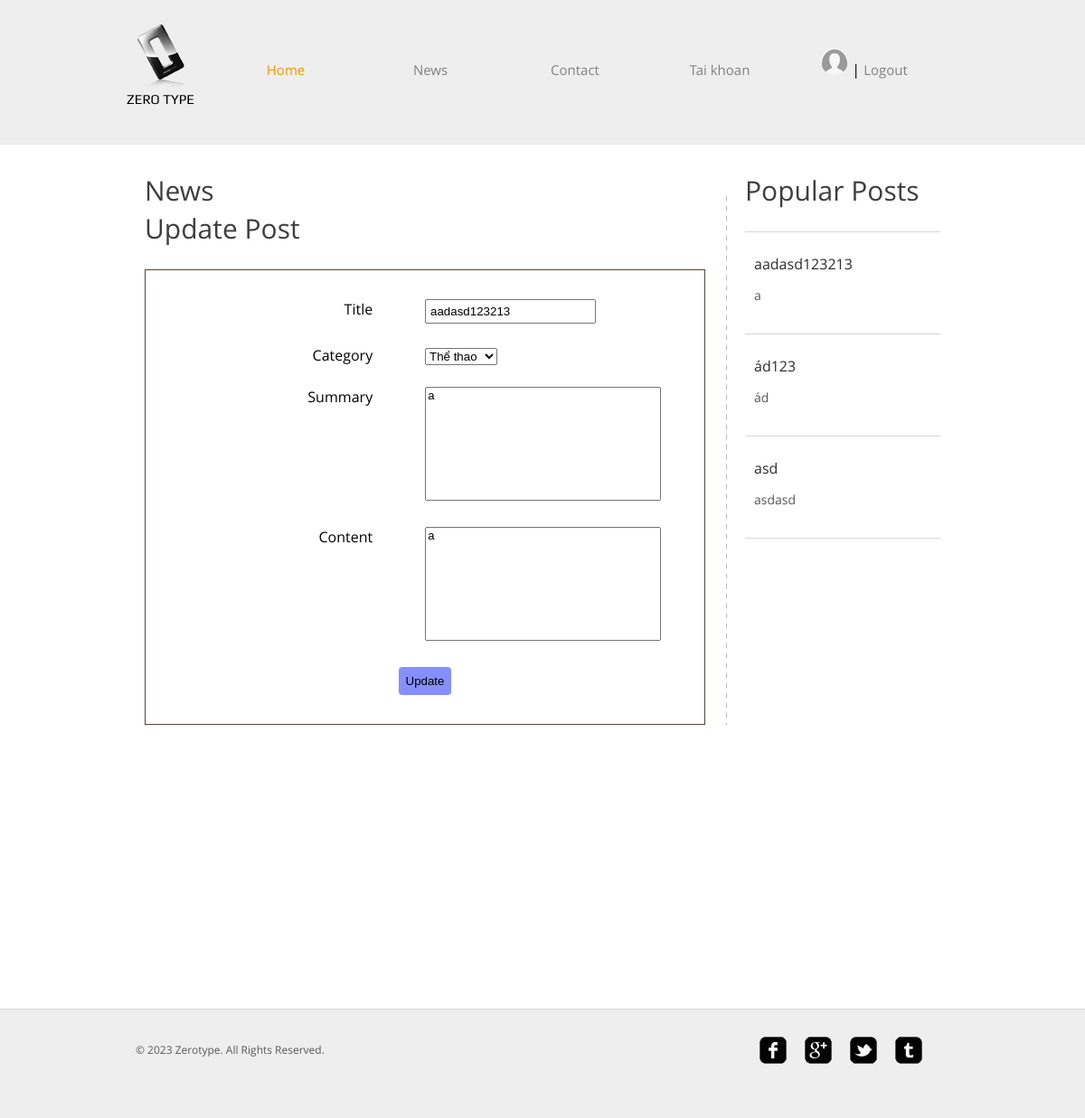
The page /news.php?state=update&id=3 (signed in) on the database its author committed.
### tables this page shows
CREATE TABLE `users` (
  `id` int(11) NOT NULL,
  `username` char(100) NOT NULL,
  `gender` char(3) NOT NULL,
  `email` char(100) NOT NULL,
  `phone` char(100) NOT NULL,
  `password` char(100) NOT NULL,
  `hobby` char(100) NOT NULL,
  `avatar` char(100) NOT NULL,
  `role` int(11) DEFAULT 2
);

CREATE TABLE `news` (
  `id` int(11) NOT NULL,
  `category_id` int(11) NOT NULL,
  `user_id` int(11) NOT NULL,
  `title` text NOT NULL,
  `s_content` text DEFAULT NULL,
  `l_content` text NOT NULL,
  `date` date NOT NULL,
  `state` int(11) NOT NULL DEFAULT 0 COMMENT '0: new | 1: posted',
  `number` int(11) NOT NULL DEFAULT 0 COMMENT 'number of reads'
);

### src/control.php (called while the page is built, shortened)
<?php
include 'connect.php';
class Data
{
  public function select_user($email)
  {
    global $conn;
    if ($email == 'all') {
      $sql = "SELECT * FROM users";
    } else {
      $sql = "SELECT * FROM users WHERE email = '$email'";
    }
    $run = mysqli_query($conn, $sql);
    return $run;
  }
}

### src/new.php (called while the page is built, shortened)
<?php
include_once 'src/connect.php';
include_once 'control.php';
class News
{
  public static function getPopularPosts() {
    global $conn;
    $sql =
    "SELECT news.*, users.username as author
    FROM
    news INNER JOIN users
    ON news.user_id = users.id
    ORDER BY number DESC
    LIMIT 3
    ";
    $run = mysqli_query($conn, $sql);
    return $run;
  }
  public static function getNewById( $id)
  {
    global $conn;
    $sql =
      "SELECT news.*, users.username as author
      FROM
      news INNER JOIN users
      ON news.user_id = users.id
    WHERE news.id = $id";
    $run = mysqli_query($conn, $sql);
    return $run;
  }
  public static function getAllCategories()
  {
    global $conn;
    $sql = 'SELECT * FROM categories';
    $run = mysqli_query($conn, $sql);
    return $run;
  }
}

### news.php (the view, shortened to what this page needs)
<?php
include 'src/control.php';
include 'src/new.php';
$data = new Data();
$is_admin = 0;
if (!empty($_SESSION['user'])) {
  $result = $data->select_user($_SESSION['user']);
  $user = mysqli_fetch_assoc($result);
  if ($user['role'] == 0) {
    $is_admin = 1;
  }
}
$state = !empty($_GET['state']) ? $_GET['state'] : '';
?>
<!DOCTYPE html>
<html>
<head>
  <link rel="stylesheet" href="css/style.css" type="text/css">
  <link rel="stylesheet" href="css/main.css">
</head>
<body>
  <?php include 'src/header.php' ?>
  <div id="contents">
    <div class="main">
      <h1>News</h1>
      <ul class="news">
        <?php if ($state == 'new' || $state == 'update' && $is_admin) {
          if ($state == 'update') {
            $result = News::getNewById($_GET['id']);
            $new = mysqli_fetch_assoc($result);
          }
        ?>
          <?php if ($state == 'update') { ?>
            <h1>Update Post</h1>
          <?php } else { ?>
            <h1>New Post</h1>
          <?php } ?>
          <form action="" method="post" autocomplete="off">
            <div class="row">
              <div class="left">Title</div>
              <div class="right">
                <input required type="text" name="txt_title" value="<?= isset($new) ? $new['title'] : '' ?>">
              </div>
            </div>
            <div class="row">
              <div class="left">Category</div>
              <div class="right">
                <select name="txt_category">
                  <?php
                  $result = News::getAllCategories();
                  foreach ($result as $row) {
                    $is_selected = '';
                    if ($state == 'update' && $row['id'] == $new['category_id']) {
                      $is_selected = 'selected';
                    }
                    echo "
                      <option $is_selected value='{$row['id']}'>{$row['name']}</option>
                    ";
                  } ?>
                </select>
              </div>
            </div>
            <div class="row">
              <div class="left">Summary</div>
              <div class="right">
                <textarea name="txt_summary" cols="30" rows="8"><?= isset($new) ? $new['s_content'] : '' ?></textarea>
              </div>
            </div>
            <div class="row">
              <div class="left">Content</div>
              <div class="right">
                <textarea name="txt_content" required cols="30" rows="8"><?= isset($new) ? $new['l_content'] : '' ?></textarea>
              </div>
            </div>
            <div class="row j-center">
              <input type="submit" name="txt_submit" value="<?php echo $state == 'new' ? 'Create' : 'Update' ?>">
            </div>
          </form>
        <?php
        } else if ($state == 'delete' && $is_admin) {
          if (empty($_GET['id'])) {
            echo '<script>
                    do {
                      var id = window.prompt("Vui long nhap id hop le: ");
                      if (id) {
                        window.location.href = `news.php?state=delete&id=${id}`
                      } else {
                        window.location.href = `news.php`
                      }
                    } while(!id);
                    </script>';
            exit();
          }
          $result = News::delete($_GET['id']);
          if ($result) {
            echo '
                  <script>window.location.href = `news.php`</script>
                  ';
          } else {
            echo '
                  <script>window.alert("Xay ra loi khi xoa")</script>
                  ';
          }
        } ?>
      </ul>
    </div>
    <div class="sidebar">
      <h1>Popular Posts</h1>
      <ul class="posts">
        <?php
        $result = News::getPopularPosts();
        foreach ($result as $new) {
        ?>
          <li>
            <h4 class="title"><a href="post.php?id=<?php echo $new['id'] ?>"><?php echo $new['title'] ?></a></h4>
            <p>
              <?php echo $new['s_content'] ?>
            </p>
          </li>
        <?php } ?>
      </ul>
    </div>
  </div>
  <?php include 'src/footer.php' ?>
</body>
</html>

### src/header.php (shortened to what this page needs)
<?php
include_once 'connect.php';
include_once 'control.php';
$data = new Data();
if (!empty($_SESSION['user'])) {
	$result = $data->select_user($_SESSION['user']);
	$user = mysqli_fetch_assoc($result);
}
?>
<div id="header">
	<div>
		<div class="logo">
			<a href="index.php">Zero Type</a>
		</div>
		<ul id="navigation">
			<li class="active">
				<a href="index.php">Home</a>
			</li>
			<li>
				<a href="news.php">News</a>
			</li>
			<li>
				<a href="contact.php">Contact</a>
			</li>
			<li>
				<a href="taikhoan.php">Tai khoan</a>
			</li>
			<li>
				<?php if (empty($_SESSION['user'])) { ?>
						<a href="login.php">Login</a> |
						<a href="register.php">Register</a>
				<?php } else {
					echo "<div>";
					if (!empty($user['avatar'])) {
						echo "<a href='update.php'><img style='width: 30px;height: 30px;border-radius: 50%;' src='{$user['avatar']}' onerror='onLoadAvatarErr(this)' /></a>";
					}
				?> |
					<a href="logout.php">Logout</a>
				<?php echo "</div>";
				} ?>
			</li>
		</ul>
	</div>
</div>

### css/style.css (style rules this page uses)
body { background-color: #fff; font-family: 'OpenSans'; margin: 0; }
img { border: 0; }
.clearfix:after, #contents:after { clear:both; content:""; display:block; height:1%; line-height:0; visibility:hidden; }
#header { background-color: #eee; border-bottom: 1px solid #e6e6e6; padding: 27px 0; }
#header > div, #footer > div { width: 920px; margin: 0 auto; padding: 0 20px; }
#header .logo { float: left; margin-right: 20px; }
#header .logo a { background: url(../images/logo.png) no-repeat center top; color: #000; display: block; font: 15px/30px 'Play'; height: 20px; width: 76px; padding-top: 68px; text-decoration: none; text-transform: uppercase; }
#navigation { display: inline-block; list-style: none; line-height: 100px; margin: 0; padding: 0; }
#navigation li { float: left; width: 160px; text-align: center; }
#navigation li a { color: #818181; font-size: 15px; line-height: 30px; text-decoration: none; }
#navigation li.active a { color: #f99600; }
#contents { min-height: 510px; width: 880px; margin: 0 auto; padding: 54px 40px; }
h1 { color: #3e3e3e; font-size: 30px; font-weight: normal; line-height: 30px; margin: 0 0 30px; }
p { color: #585858; font-size: 16px; line-height: 24px; margin: 0 0 30px; }
.main { float: left; background: url(../images/divider.png) repeat-y right top; min-height: 100px; width: 620px; padding-right: 24px; }
.main h1, .sidebar h1 { margin: 0 0 12px; position: relative; top: -18px; }
.sidebar { float: left; min-height: 848px; width: 216px; margin-left: 20px; }
.sidebar ul, .news { list-style: none; margin: 0; padding: 0; }
.posts { border-top: 1px solid #d5d5d5; }
.posts li { border-bottom: 1px solid #d5d5d5; padding: 24px 10px 0; }
.posts li p { font-size: 14px; }
.posts li .title { font-size: 16px; font-weight: normal; margin: 0 0 12px; }
.posts li .title a { color: #2c2c2c; font-size: 16px; text-decoration: none; }

### news.php (style rules this page uses)
.row { margin: 12px 0; display: flex; justify-content: space-between; }
.row.j-center { display: flex; justify-content: center; }
.row .left { width: 40%; text-align: right; }
.row .right { width: 50%; }
form { border: 1px solid #5a4535; padding: 20px; display: flex; flex-direction: column; }
input { padding: 4px; }
input[type="submit"] { background-color: #868fff; padding: 8px; border: none; border-radius: 4px; cursor: pointer; }
textarea { resize: none; }

### rows shown on the page
users: avatar (placeholder picture)
news: txt_title "aadasd123213", txt_summary "a", txt_content "a", title "aadasd123213", s_content "a"
news: title "ád123", s_content "ád"
news: title "asd", s_content "asdasd"

### other values the page prints
form field txt_category "Thể thao"
